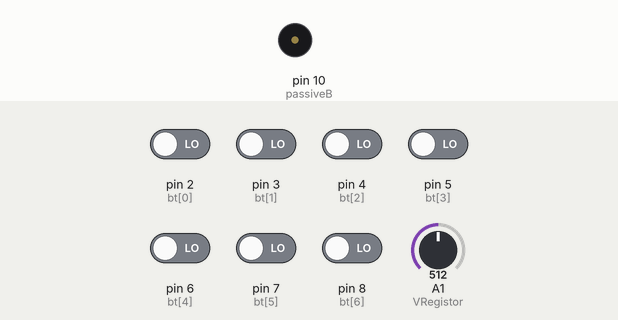
Recording of a sketch running on a simulated Arduino Uno, built with avr-gcc and run on an emulated ATmega328P. Shown: buzzer (waves = sounding). The test bench sets the inputs (shaded band); at power-on: pin 2 (bt[0]), pin 3 (bt[1]), pin 4 (bt[2]), pin 5 (bt[3]), pin 6 (bt[4]), pin 7 (bt[5]), pin 8 (bt[6]) LOW, A1 (VRegistor) = 512.

Above: at 1.2 s.
1.3 s: pin 2 (bt[0]) driven HIGH
At 2.5 s:
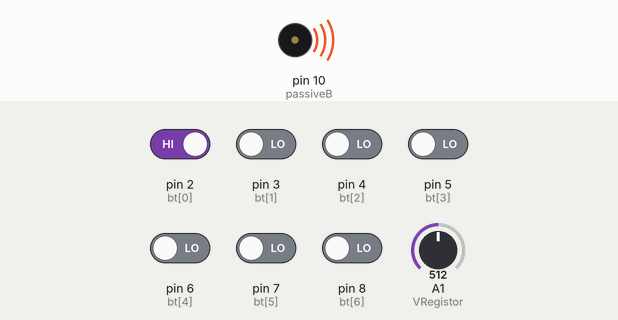
2.8 s: pin 2 (bt[0]) driven LOW
At 3.7 s:
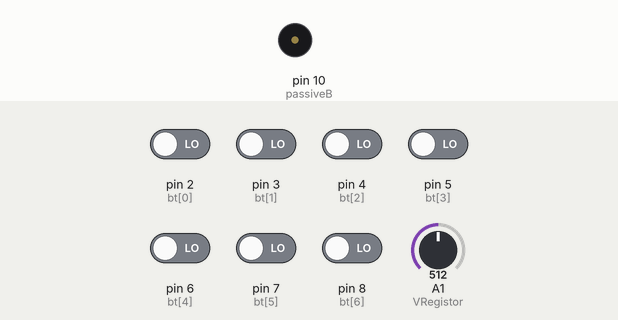
4.3 s: pin 3 (bt[1]) driven HIGH
At 4.9 s:
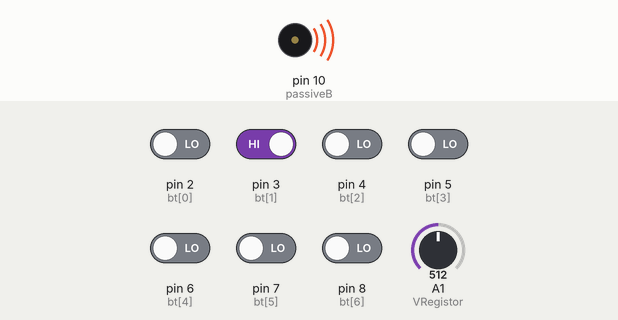
Timing chart, 0 to 7.3 s (numbered marks = the images above; inputs shaded):
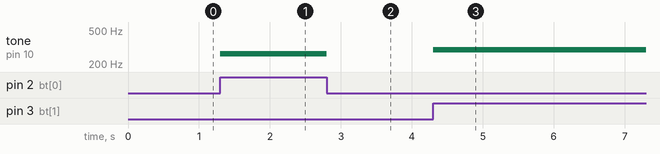

Measured:
- after the input at 1.3 s, tone on pin 10 (passiveB): silent → 262 Hz at once
- after the input at 2.8 s, tone on pin 10 (passiveB): 262 Hz → silent at once
- after the input at 4.3 s, tone on pin 10 (passiveB): silent → 294 Hz at once

The sketch:

piano2.ino
```cpp
const int passiveB = 10;
const int VRegistor = A1;
int bt[7] = {2,3,4,5,6,7,8};//도레미파솔라시 버튼
int melody[7] = {262, 294, 330, 349, 393, 440, 494};//도레미파솔라시 음계
int amp =0;//옥타브조절

void setup() {
  // put your setup code here, to run once:

  for(int i=0; i<7; i++){
    pinMode(bt[i], INPUT);
  }
}

void loop() {
  // put your main code here, to run repeatedly:
  if(analogRead(VRegistor) <= 256){
    amp = 0.5;
  }
  else if(analogRead(VRegistor) <= 512){
    amp = 1;
  }
  else if(analogRead(VRegistor) <= 768){
    amp = 2;
  }
  else{
    amp = 4;
  }
  if(digitalRead(bt[0]) == HIGH){
    tone(passiveB, melody[0]*amp);
  }
  else if(digitalRead(bt[1]) == HIGH){
    tone(passiveB, melody[1]*amp);
  }
  else if(digitalRead(bt[2]) == HIGH){
    tone(passiveB, melody[2]*amp);
  }
  else if(digitalRead(bt[3]) == HIGH){
    tone(passiveB, melody[3]*amp);
  }
  else if(digitalRead(bt[4]) == HIGH){
    tone(passiveB, melody[4]*amp);
  }
  else if(digitalRead(bt[5]) == HIGH){
    tone(passiveB, melody[5]*amp);
  }
  else if(digitalRead(bt[6]) == HIGH){
    tone(passiveB, melody[6]*amp);
  }
  else{
    noTone(passiveB);
  }
}
```
